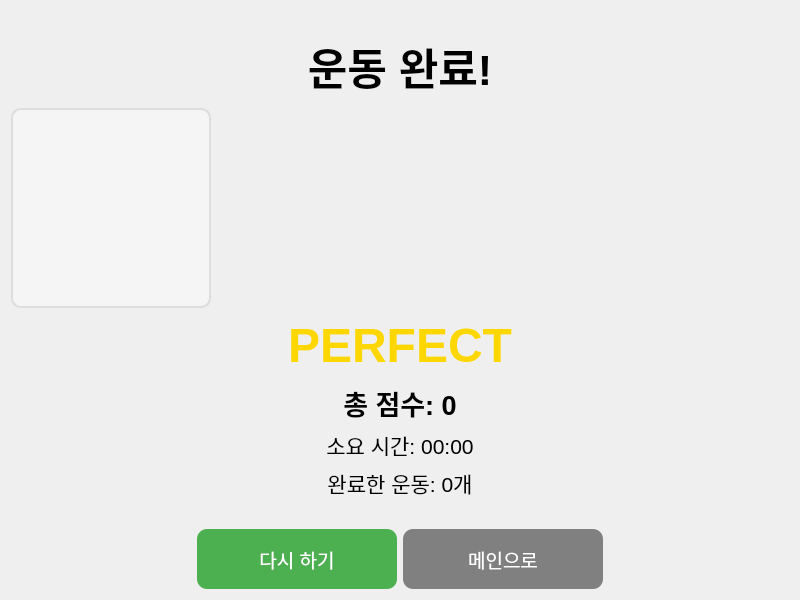
<?xml version="1.0" encoding="UTF-8"?>
<ui version="4.0">
 <class>ResultPage</class>
 <widget class="QWidget" name="ResultPage">
  <property name="geometry">
   <rect>
    <x>0</x>
    <y>0</y>
    <width>800</width>
    <height>600</height>
   </rect>
  </property>
  <property name="windowTitle">
   <string>운동 결과</string>
  </property>
  <layout class="QVBoxLayout" name="verticalLayout_main">
   <item>
    <spacer name="verticalSpacer_top">
     <property name="orientation">
      <enum>Qt::Vertical</enum>
     </property>
     <property name="sizeHint" stdset="0">
      <size>
       <width>20</width>
       <height>40</height>
      </size>
     </property>
    </spacer>
   </item>
   <item>
    <widget class="QLabel" name="titleLabel">
     <property name="text">
      <string>운동 완료!</string>
     </property>
     <property name="alignment">
      <set>Qt::AlignCenter</set>
     </property>
     <property name="font">
      <font>
       <pointsize>32</pointsize>
       <weight>75</weight>
       <bold>true</bold>
      </font>
     </property>
    </widget>
   </item>
   <item>
    <spacer name="verticalSpacer_1">
     <property name="orientation">
      <enum>Qt::Vertical</enum>
     </property>
     <property name="sizeHint" stdset="0">
      <size>
       <width>20</width>
       <height>20</height>
      </size>
     </property>
    </spacer>
   </item>
   <item>
    <widget class="QLabel" name="rankImageLabel">
     <property name="minimumSize">
      <size>
       <width>200</width>
       <height>200</height>
      </size>
     </property>
     <property name="maximumSize">
      <size>
       <width>200</width>
       <height>200</height>
      </size>
     </property>
     <property name="text">
      <string/>
     </property>
     <property name="alignment">
      <set>Qt::AlignCenter</set>
     </property>
     <property name="styleSheet">
      <string notr="true">border: 2px solid #ddd; border-radius: 10px; background-color: #f5f5f5;</string>
     </property>
    </widget>
   </item>
   <item>
    <spacer name="verticalSpacer_2">
     <property name="orientation">
      <enum>Qt::Vertical</enum>
     </property>
     <property name="sizeHint" stdset="0">
      <size>
       <width>20</width>
       <height>20</height>
      </size>
     </property>
    </spacer>
   </item>
   <item>
    <widget class="QLabel" name="rankLabel">
     <property name="text">
      <string>PERFECT</string>
     </property>
     <property name="alignment">
      <set>Qt::AlignCenter</set>
     </property>
     <property name="font">
      <font>
       <pointsize>36</pointsize>
       <weight>75</weight>
       <bold>true</bold>
      </font>
     </property>
     <property name="styleSheet">
      <string notr="true">color: #FFD700;</string>
     </property>
    </widget>
   </item>
   <item>
    <spacer name="verticalSpacer_3">
     <property name="orientation">
      <enum>Qt::Vertical</enum>
     </property>
     <property name="sizeHint" stdset="0">
      <size>
       <width>20</width>
       <height>20</height>
      </size>
     </property>
    </spacer>
   </item>
   <item>
    <layout class="QHBoxLayout" name="horizontalLayout_stats">
     <item>
      <spacer name="horizontalSpacer_left">
       <property name="orientation">
        <enum>Qt::Horizontal</enum>
       </property>
       <property name="sizeHint" stdset="0">
        <size>
         <width>40</width>
         <height>20</height>
        </size>
       </property>
      </spacer>
     </item>
     <item>
      <layout class="QVBoxLayout" name="verticalLayout_stats">
       <item>
        <widget class="QLabel" name="totalScoreLabel">
         <property name="text">
          <string>총 점수: 0</string>
         </property>
         <property name="alignment">
          <set>Qt::AlignCenter</set>
         </property>
         <property name="font">
          <font>
           <pointsize>20</pointsize>
           <weight>75</weight>
           <bold>true</bold>
          </font>
         </property>
        </widget>
       </item>
       <item>
        <widget class="QLabel" name="durationLabel">
         <property name="text">
          <string>소요 시간: 00:00</string>
         </property>
         <property name="alignment">
          <set>Qt::AlignCenter</set>
         </property>
         <property name="font">
          <font>
           <pointsize>16</pointsize>
          </font>
         </property>
        </widget>
       </item>
       <item>
        <widget class="QLabel" name="exerciseCountLabel">
         <property name="text">
          <string>완료한 운동: 0개</string>
         </property>
         <property name="alignment">
          <set>Qt::AlignCenter</set>
         </property>
         <property name="font">
          <font>
           <pointsize>16</pointsize>
          </font>
         </property>
        </widget>
       </item>
      </layout>
     </item>
     <item>
      <spacer name="horizontalSpacer_right">
       <property name="orientation">
        <enum>Qt::Horizontal</enum>
       </property>
       <property name="sizeHint" stdset="0">
        <size>
         <width>40</width>
         <height>20</height>
        </size>
       </property>
      </spacer>
     </item>
    </layout>
   </item>
   <item>
    <spacer name="verticalSpacer_bottom">
     <property name="orientation">
      <enum>Qt::Vertical</enum>
     </property>
     <property name="sizeHint" stdset="0">
      <size>
       <width>20</width>
       <height>40</height>
      </size>
     </property>
    </spacer>
   </item>
   <item>
    <layout class="QHBoxLayout" name="horizontalLayout_buttons">
     <item>
      <spacer name="horizontalSpacer_3">
       <property name="orientation">
        <enum>Qt::Horizontal</enum>
       </property>
       <property name="sizeHint" stdset="0">
        <size>
         <width>40</width>
         <height>20</height>
        </size>
       </property>
      </spacer>
     </item>
     <item>
      <widget class="QPushButton" name="retryButton">
       <property name="minimumSize">
        <size>
         <width>200</width>
         <height>60</height>
        </size>
       </property>
       <property name="text">
        <string>다시 하기</string>
       </property>
       <property name="font">
        <font>
         <pointsize>14</pointsize>
        </font>
       </property>
       <property name="styleSheet">
        <string notr="true">background-color: #4CAF50; color: white; border-radius: 10px;</string>
       </property>
      </widget>
     </item>
     <item>
      <widget class="QPushButton" name="backButton">
       <property name="minimumSize">
        <size>
         <width>200</width>
         <height>60</height>
        </size>
       </property>
       <property name="text">
        <string>메인으로</string>
       </property>
       <property name="font">
        <font>
         <pointsize>14</pointsize>
        </font>
       </property>
       <property name="styleSheet">
        <string notr="true">background-color: #808080; color: white; border-radius: 10px;</string>
       </property>
      </widget>
     </item>
     <item>
      <spacer name="horizontalSpacer_4">
       <property name="orientation">
        <enum>Qt::Horizontal</enum>
       </property>
       <property name="sizeHint" stdset="0">
        <size>
         <width>40</width>
         <height>20</height>
        </size>
       </property>
      </spacer>
     </item>
    </layout>
   </item>
  </layout>
 </widget>
 <resources/>
 <connections/>
</ui>
